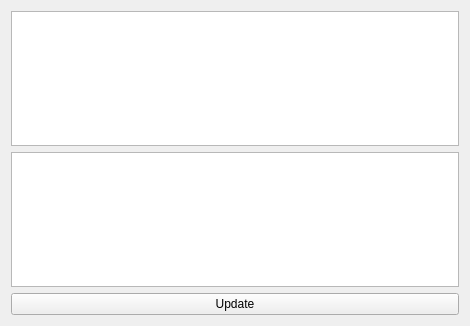
<?xml version="1.0" encoding="UTF-8"?>
<ui version="4.0">
 <class>driverwidget</class>
 <widget class="QWidget" name="driverwidget">
  <property name="geometry">
   <rect>
    <x>0</x>
    <y>0</y>
    <width>470</width>
    <height>326</height>
   </rect>
  </property>
  <property name="windowTitle">
   <string>Form</string>
  </property>
  <layout class="QGridLayout" name="gridLayout">
   <item row="2" column="0">
    <widget class="QPushButton" name="actionUpdate">
     <property name="text">
      <string>Update</string>
     </property>
    </widget>
   </item>
   <item row="0" column="0">
    <widget class="QTreeView" name="outConfigView"/>
   </item>
   <item row="1" column="0">
    <widget class="QTreeView" name="treeView"/>
   </item>
  </layout>
 </widget>
 <resources/>
 <connections/>
</ui>
